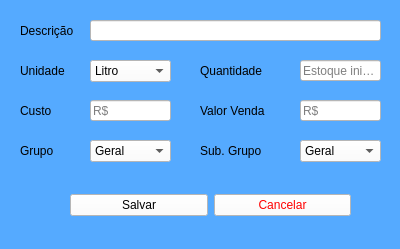
<?xml version="1.0" encoding="UTF-8"?>
<ui version="4.0">
 <class>Form</class>
 <widget class="QWidget" name="Form">
  <property name="geometry">
   <rect>
    <x>0</x>
    <y>0</y>
    <width>400</width>
    <height>249</height>
   </rect>
  </property>
  <property name="windowTitle">
   <string>Cadastro de Produtos</string>
  </property>
  <property name="styleSheet">
   <string notr="true">background-color: rgb(85, 170, 255);</string>
  </property>
  <widget class="QLabel" name="label">
   <property name="geometry">
    <rect>
     <x>20</x>
     <y>20</y>
     <width>71</width>
     <height>21</height>
    </rect>
   </property>
   <property name="styleSheet">
    <string notr="true">font: 12pt &quot;MS Shell Dlg 2&quot;;</string>
   </property>
   <property name="text">
    <string>Descrição</string>
   </property>
  </widget>
  <widget class="QLineEdit" name="lineEdit">
   <property name="geometry">
    <rect>
     <x>90</x>
     <y>20</y>
     <width>291</width>
     <height>21</height>
    </rect>
   </property>
   <property name="styleSheet">
    <string notr="true">background-color: rgb(255, 255, 255);</string>
   </property>
  </widget>
  <widget class="QLabel" name="label_2">
   <property name="geometry">
    <rect>
     <x>20</x>
     <y>60</y>
     <width>71</width>
     <height>21</height>
    </rect>
   </property>
   <property name="styleSheet">
    <string notr="true">font: 12pt &quot;MS Shell Dlg 2&quot;;</string>
   </property>
   <property name="text">
    <string>Unidade</string>
   </property>
  </widget>
  <widget class="QLabel" name="label_3">
   <property name="geometry">
    <rect>
     <x>200</x>
     <y>60</y>
     <width>91</width>
     <height>21</height>
    </rect>
   </property>
   <property name="styleSheet">
    <string notr="true">font: 12pt &quot;MS Shell Dlg 2&quot;;</string>
   </property>
   <property name="text">
    <string>Quantidade</string>
   </property>
  </widget>
  <widget class="QLabel" name="label_4">
   <property name="geometry">
    <rect>
     <x>20</x>
     <y>100</y>
     <width>71</width>
     <height>21</height>
    </rect>
   </property>
   <property name="styleSheet">
    <string notr="true">font: 12pt &quot;MS Shell Dlg 2&quot;;</string>
   </property>
   <property name="text">
    <string>Custo</string>
   </property>
  </widget>
  <widget class="QLabel" name="label_5">
   <property name="geometry">
    <rect>
     <x>200</x>
     <y>100</y>
     <width>91</width>
     <height>21</height>
    </rect>
   </property>
   <property name="styleSheet">
    <string notr="true">font: 12pt &quot;MS Shell Dlg 2&quot;;</string>
   </property>
   <property name="text">
    <string>Valor Venda</string>
   </property>
  </widget>
  <widget class="QLineEdit" name="lineEdit_2">
   <property name="geometry">
    <rect>
     <x>90</x>
     <y>100</y>
     <width>81</width>
     <height>21</height>
    </rect>
   </property>
   <property name="styleSheet">
    <string notr="true">background-color: rgb(255, 255, 255);</string>
   </property>
   <property name="placeholderText">
    <string>R$</string>
   </property>
  </widget>
  <widget class="QLineEdit" name="lineEdit_4">
   <property name="geometry">
    <rect>
     <x>300</x>
     <y>100</y>
     <width>81</width>
     <height>21</height>
    </rect>
   </property>
   <property name="styleSheet">
    <string notr="true">background-color: rgb(255, 255, 255);</string>
   </property>
   <property name="placeholderText">
    <string>R$</string>
   </property>
  </widget>
  <widget class="QLineEdit" name="lineEdit_5">
   <property name="geometry">
    <rect>
     <x>300</x>
     <y>60</y>
     <width>81</width>
     <height>21</height>
    </rect>
   </property>
   <property name="styleSheet">
    <string notr="true">background-color: rgb(255, 255, 255);</string>
   </property>
   <property name="placeholderText">
    <string>Estoque inicial</string>
   </property>
  </widget>
  <widget class="QLabel" name="label_7">
   <property name="geometry">
    <rect>
     <x>20</x>
     <y>140</y>
     <width>71</width>
     <height>21</height>
    </rect>
   </property>
   <property name="styleSheet">
    <string notr="true">font: 12pt &quot;MS Shell Dlg 2&quot;;</string>
   </property>
   <property name="text">
    <string>Grupo</string>
   </property>
  </widget>
  <widget class="QLabel" name="label_8">
   <property name="geometry">
    <rect>
     <x>200</x>
     <y>140</y>
     <width>81</width>
     <height>21</height>
    </rect>
   </property>
   <property name="styleSheet">
    <string notr="true">font: 12pt &quot;MS Shell Dlg 2&quot;;</string>
   </property>
   <property name="text">
    <string>Sub. Grupo</string>
   </property>
  </widget>
  <widget class="QWidget" name="layoutWidget">
   <property name="geometry">
    <rect>
     <x>70</x>
     <y>180</y>
     <width>281</width>
     <height>51</height>
    </rect>
   </property>
   <layout class="QHBoxLayout" name="horizontalLayout">
    <item>
     <widget class="QPushButton" name="pushButton">
      <property name="styleSheet">
       <string notr="true">background-color: rgb(255, 255, 255);</string>
      </property>
      <property name="text">
       <string>Salvar</string>
      </property>
     </widget>
    </item>
    <item>
     <widget class="QPushButton" name="pushButton_2">
      <property name="styleSheet">
       <string notr="true">background-color: rgb(255, 255, 255);
color: rgb(255, 0, 0);</string>
      </property>
      <property name="text">
       <string>Cancelar</string>
      </property>
     </widget>
    </item>
   </layout>
  </widget>
  <widget class="QComboBox" name="comboBox">
   <property name="geometry">
    <rect>
     <x>90</x>
     <y>60</y>
     <width>81</width>
     <height>22</height>
    </rect>
   </property>
   <property name="styleSheet">
    <string notr="true">background-color: rgb(255, 255, 255);</string>
   </property>
   <item>
    <property name="text">
     <string>Litro</string>
    </property>
   </item>
   <item>
    <property name="text">
     <string>Lata</string>
    </property>
   </item>
   <item>
    <property name="text">
     <string>Unidade</string>
    </property>
   </item>
   <item>
    <property name="text">
     <string>Maço</string>
    </property>
   </item>
  </widget>
  <widget class="QComboBox" name="comboBox_2">
   <property name="geometry">
    <rect>
     <x>90</x>
     <y>140</y>
     <width>81</width>
     <height>22</height>
    </rect>
   </property>
   <property name="styleSheet">
    <string notr="true">background-color: rgb(255, 255, 255);</string>
   </property>
   <item>
    <property name="text">
     <string>Geral</string>
    </property>
   </item>
  </widget>
  <widget class="QComboBox" name="comboBox_3">
   <property name="geometry">
    <rect>
     <x>300</x>
     <y>140</y>
     <width>81</width>
     <height>22</height>
    </rect>
   </property>
   <property name="styleSheet">
    <string notr="true">background-color: rgb(255, 255, 255);</string>
   </property>
   <item>
    <property name="text">
     <string>Geral</string>
    </property>
   </item>
  </widget>
  <action name="actionLitro">
   <property name="text">
    <string>Litro</string>
   </property>
  </action>
 </widget>
 <resources/>
 <connections/>
</ui>
